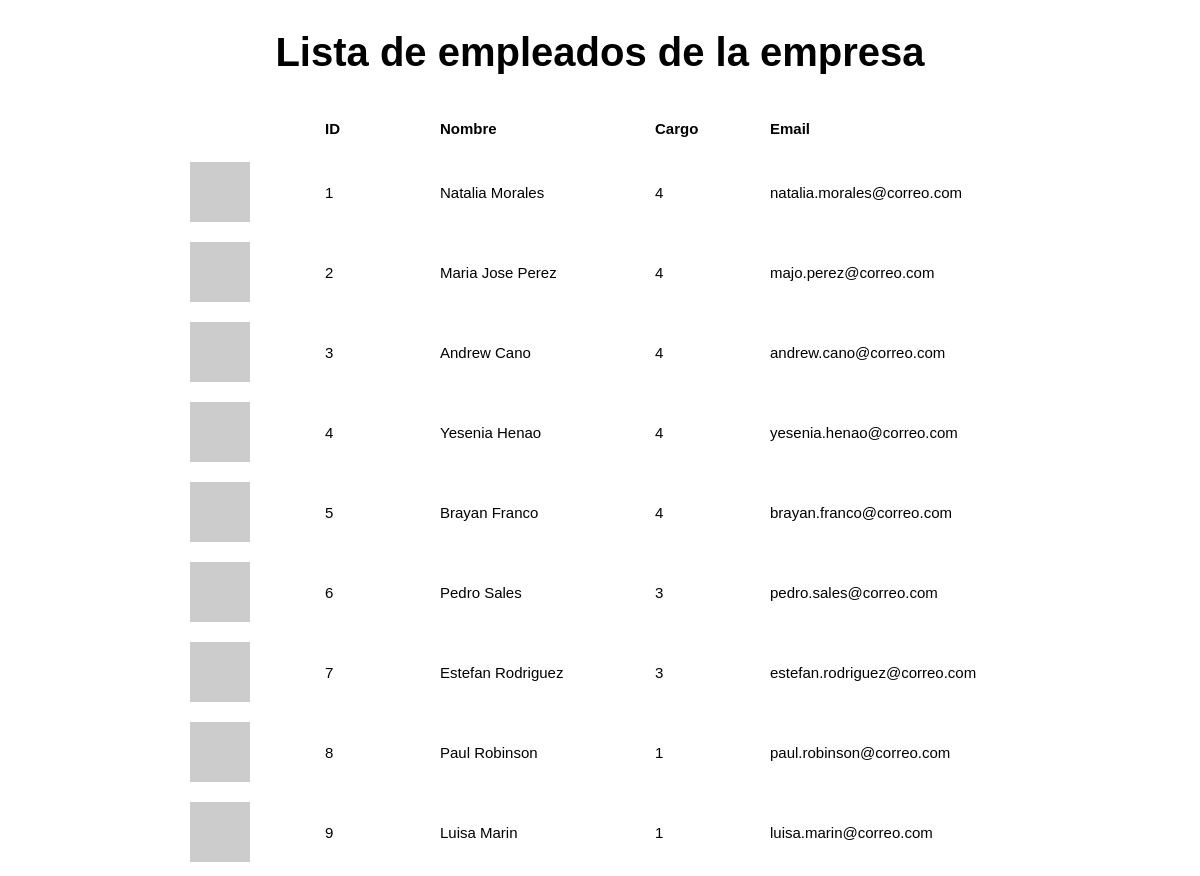
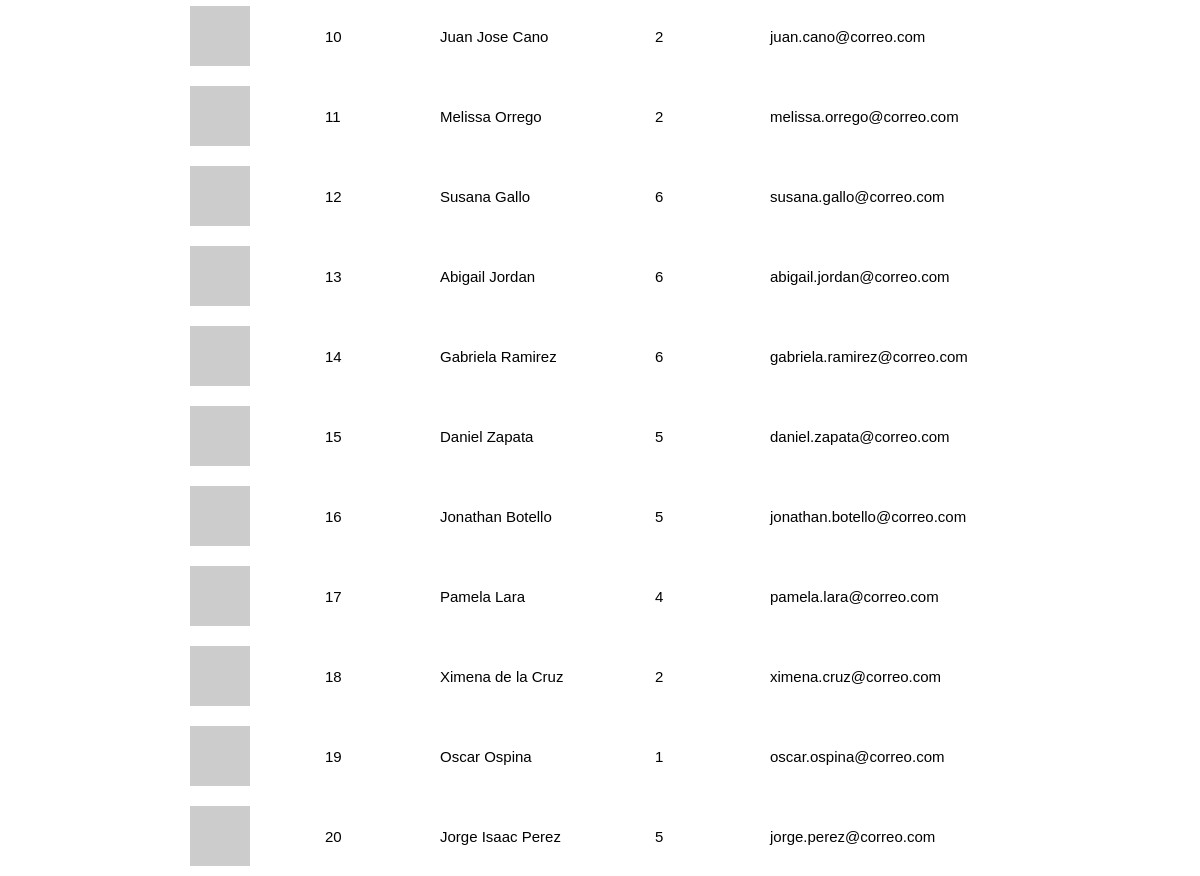
The app's page /empleados with its own data (2 pictures, top to bottom).
### tables this page shows
CREATE TABLE empleados (idEmpleado INTEGER PRIMARY KEY AUTOINCREMENT UNIQUE, idCargo INTEGER REFERENCES cargos (idCargo) NOT NULL, nombre STRING NOT NULL, correo STRING NOT NULL);

### app.py (the view)
@app.route('/empleados')
def empleados():
    employee_list = []
    query = dbf.read("""SELECT * FROM empleados""")
    for item in query:
        new_emp = Employee(item[0], item[1], item[2], item[3])
        employee_list.append(new_emp)
    return render_template('empleados.html', employee_list=employee_list)

### dbfunctions.py (called while the page is built)
def read(sql_sentence, *single):
    sqliteConnection = sqlite3.connect('humanairDB.sqlite')
    cursor = sqliteConnection.cursor()
    if single:
        print("Single user")
        cursor.execute(sql_sentence)
        return cursor.fetchone()
    else:
        print("Multiple user")
        cursor.execute(sql_sentence)
        return cursor.fetchall()

### templates/empleados.html (shortened to what this page needs)
<!DOCTYPE html>
<html lang="en">
<head>
    <link rel= "stylesheet" type= "text/css" href= "{{ url_for('static',filename='styles/empleados.css') }}">
</head>
<body>
    <h1>Lista de empleados de la empresa</h1>
    <ul class="list">
        <li class="list-title">
            <p class="id">ID</p>
            <p class="name">Nombre</p>
            <p class="charge">Cargo</p>
            <p class="email">Email</p>
        </li>
    {% for employee in employee_list %}
        <li class="item">
        <img src="https://avatars.dicebear.com/api/bottts/{{employee.email}}.svg">
        <p class="id">{{employee.id}}</p>
        <p class="name">{{employee.name}}</p>
        <p class="charge">{{employee.charge}}</p>
        <p class="email">{{employee.email}}</p>
        </li>
    {% endfor %}
    </ul>
</body>
</html>

### static/styles/empleados.css (style rules this page uses)
html { font-size:10px; margin:0; padding: 0; font-family: sans-serif; }
body { margin:0; }
h1 { margin: 3rem 0; text-align: center; font-size: 4rem; }
.list { align-self: center; margin: 0 auto; padding: 0; list-style: none; display: flex; max-width: 70%; flex-direction: column; flex-wrap: wrap; }
.list li { border-radius: 3rem; display: flex; align-items: center; justify-content: space-between; }
.list .list-title { font-weight: bold; }
.list li img { width: 6rem; margin: 1rem; }
.list li p { font-size:1.5rem; }
.list li .id { min-width: 5rem; }
.list li .name { min-width: 15rem; }
.list li .charge { min-width: 5rem; }
.list li .email { min-width: 25rem; }

### records on screen
empleados: id "1", name "Natalia Morales", charge "4", email "natalia.morales@correo.com"
empleados: id "2", name "Maria Jose Perez", charge "4", email "majo.perez@correo.com"
empleados: id "3", name "Andrew Cano", charge "4", email "andrew.cano@correo.com"
empleados: id "4", name "Yesenia Henao", charge "4", email "yesenia.henao@correo.com"
empleados: id "5", name "Brayan Franco", charge "4", email "brayan.franco@correo.com"
empleados: id "6", name "Pedro Sales", charge "3", email "pedro.sales@correo.com"
empleados: id "7", name "Estefan Rodriguez", charge "3", email "estefan.rodriguez@correo.com"
empleados: id "8", name "Paul Robinson", charge "1", email "paul.robinson@correo.com"
empleados: id "9", name "Luisa Marin", charge "1", email "luisa.marin@correo.com"
empleados: id "10", name "Juan Jose Cano", charge "2", email "juan.cano@correo.com"
empleados: id "11", name "Melissa Orrego", charge "2", email "melissa.orrego@correo.com"
empleados: id "12", name "Susana Gallo", charge "6", email "susana.gallo@correo.com"
empleados: id "13", name "Abigail Jordan", charge "6", email "abigail.jordan@correo.com"
empleados: id "14", name "Gabriela Ramirez", charge "6", email "gabriela.ramirez@correo.com"
empleados: id "15", name "Daniel Zapata", charge "5", email "daniel.zapata@correo.com"
empleados: id "16", name "Jonathan Botello", charge "5", email "jonathan.botello@correo.com"
empleados: id "17", name "Pamela Lara", charge "4", email "pamela.lara@correo.com"
empleados: id "18", name "Ximena de la Cruz", charge "2", email "ximena.cruz@correo.com"
empleados: id "19", name "Oscar Ospina", charge "1", email "oscar.ospina@correo.com"
empleados: id "20", name "Jorge Isaac Perez", charge "5", email "jorge.perez@correo.com"
